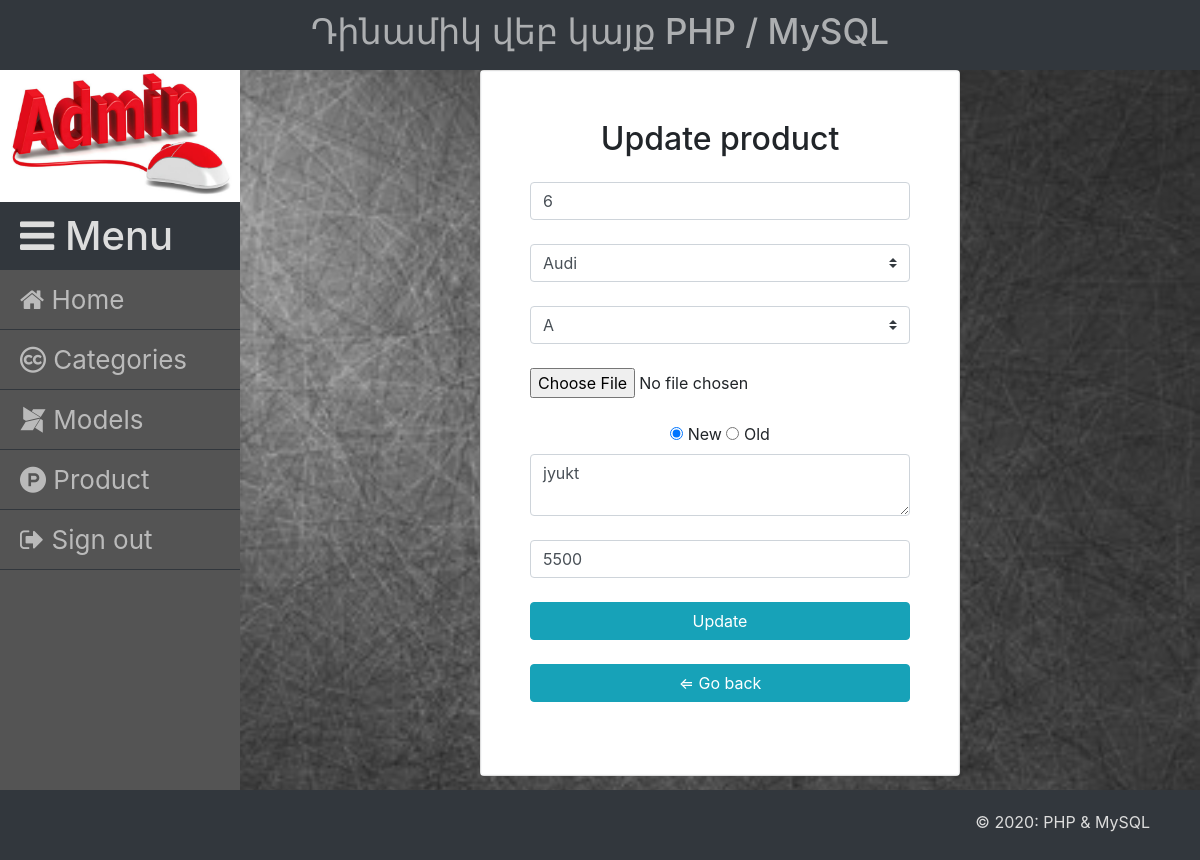
Screenshot of /admin.php?product=product_update_form&id=34&categories_id=3&models_id=1 with the database file from the repository.
### tables this page shows
CREATE TABLE `product` (
  `id` int(11) NOT NULL,
  `name` varchar(255) DEFAULT NULL,
  `categories_id` int(11) DEFAULT NULL,
  `models_id` int(11) DEFAULT NULL,
  `img_path` varchar(255) DEFAULT NULL,
  `isNew` tinyint(1) DEFAULT NULL,
  `desc_info` text DEFAULT NULL,
  `price` int(11) DEFAULT NULL,
  `create_time` datetime DEFAULT NULL,
  `update_time` timestamp NULL DEFAULT NULL ON UPDATE current_timestamp()
);

### page/product/product_update_form.php (the view, shortened to what this page needs)
<?php
require 'connect/connect.php';
$id = $_GET['id'];
$categories_id = $_GET['categories_id'];
$models_id = $_GET['models_id'];
$category = $conn->query("SELECT * FROM `categories`");
$category->execute();
$arrCategory = $category->fetchAll(PDO::FETCH_ASSOC);
$models = $conn->query("SELECT * FROM `models`");
$models->execute();
$arrModels = $models->fetchAll(PDO::FETCH_ASSOC);
$select_product_id = $conn->prepare("SELECT * FROM `product` WHERE `id`='$id'");
$select_product_id->execute();
$arrProduct_id = $select_product_id->fetchAll(PDO::FETCH_ASSOC);
?>
<div class="card form_card">
    <form class="text-center border border-light p-5" action="" method="post">
        <h2 class="mb-4">Update product</h2>
        <input type="text" name="update_name" class="form-control mb-4" placeholder="Name" value="<?= $arrProduct_id[0]['name']; ?>">
        <select class="custom-select mb-4" name="OptionCategory">
            <?php foreach ($arrCategory as $value): ?>
                <option value="<?= $value['id']; ?>" <?php if ($value['id'] == $categories_id) { ?> selected <?php } ?> ><?= $value['name']; ?></option>
            <?php endforeach; ?>
        </select>
        <select class="custom-select mb-4" name="OptionModels">
            <?php foreach ($arrModels as $val): ?>
                <option value="<?= $val['id']; ?>" <?php if ($val['id'] == $models_id) { ?> selected <?php } ?> ><?= $val['name']; ?></option>
            <?php endforeach; ?>
        </select>
        <input type="file" name="images" class="form-control-file mb-4">
        <input type="radio" name="radio" id="new" value="1" <?php if ($arrProduct_id[0]['isNew'] == 1) { ?> checked <?php } ?>>
        <label for="new">New</label>
        <input type="radio" name="radio" id="old" value="0" <?php if ($arrProduct_id[0]['isNew'] == 0) { ?> checked <?php } ?>>
        <label for="old">Old</label>
        <textarea class="form-control mb-4" name="desc" placeholder="Description..." rows="2"><?= $arrProduct_id[0]['desc_info']; ?></textarea>
        <input type="number" name="price" class="form-control mb-4" placeholder="Price" value="<?= $arrProduct_id[0]['price']; ?>">
        <input class="btn btn-info my-4 btn-block back" type="submit" name="submit" value="Update">
        <a href="admin.php?product=product" class="btn btn-info my-4 btn-block">&#8656; Go back</a>
    </form>
</div>

### css/style.css (style rules this page uses)
.form_card { width: 50%; margin: 0 auto; }

### rows the page displays
product: update_name "6", isNew "☑ New", isNew "☐ Old", desc "jyukt", price "5500"

### other values shown
form field OptionCategory "Audi"
form field OptionModels "A"
